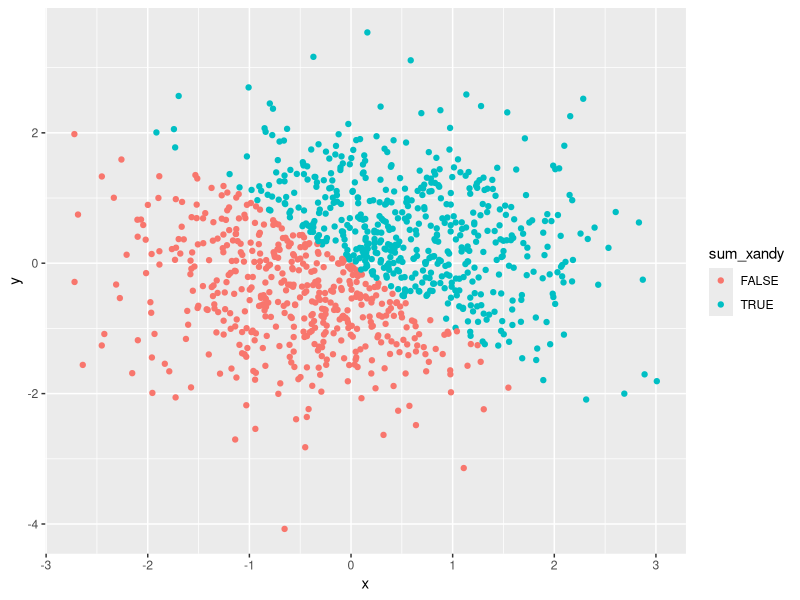
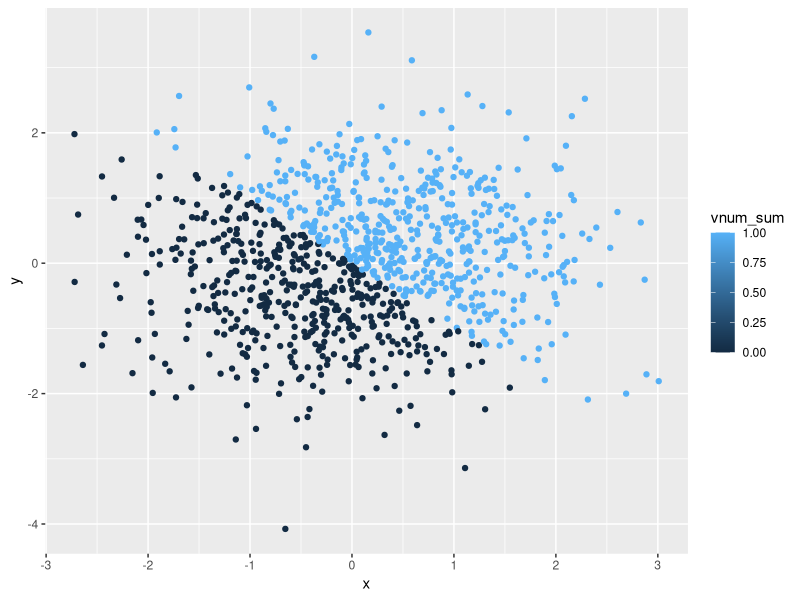
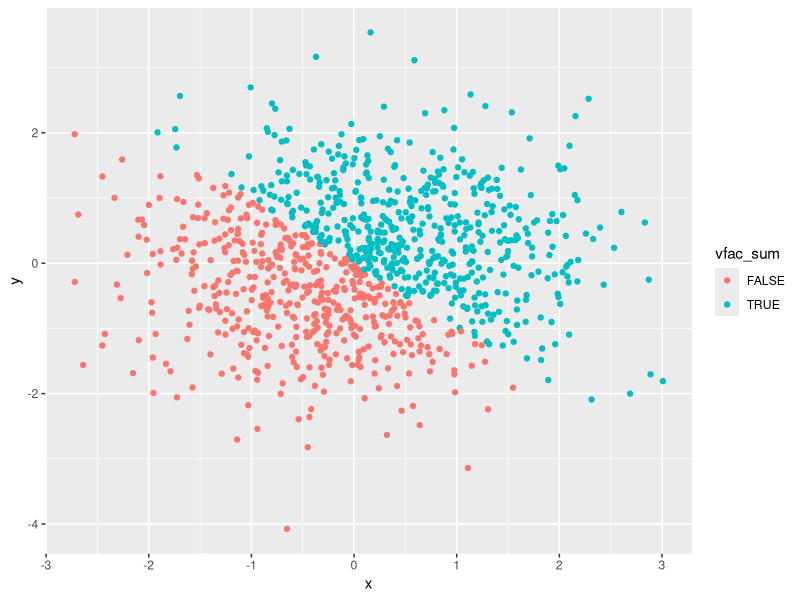

Recreate these plots in R, in order.
## ---- chunk 1
library(tidyverse)

set.seed(1)

problem1_df = tibble(
  random_samp_ten = runif(10,0,5),
  greater_than_2 = random_samp_ten > 2,
  random_words = c("My", "name", "is", "Courtney", "Chan","and", "I", "love", "data", "science"),
  color_cat = factor(c("red","orange","yellow","green","blue","indigo","purple","black","white","grey" ))
)
## ---- chunk 2
mean(problem1_df$random_samp_ten)
mean(problem1_df$greater_than_2)
mean(problem1_df$random_words)
mean(problem1_df$color_cat)
## ---- chunk 3
as.numeric(as.factor(problem1_df$random_words))
as.numeric(as.character(problem1_df$color_cat))
## ---- chunk 4
library(tidyverse)

set.seed(2)

problem2_df = tibble(
  x = rnorm(1000),
  y = rnorm(1000),
  sum_xandy = x + y > 0,
  vnum_sum = as.numeric(sum_xandy),
  vfac_sum = as.factor(sum_xandy)
)
## ---- chunk 5
plot_sum_xandy = ggplot(problem2_df, aes(color = sum_xandy, x = x, y = y)) + geom_point()
plot_sum_xandy
## ---- chunk 6
plot_vnum_sum = ggplot(problem2_df, aes(color = vnum_sum, x = x, y = y)) + geom_point()
plot_vnum_sum
## ---- chunk 7
plot_vfac_sum = ggplot(problem2_df, aes(color = vfac_sum, x = x, y = y)) + geom_point()
plot_vfac_sum
